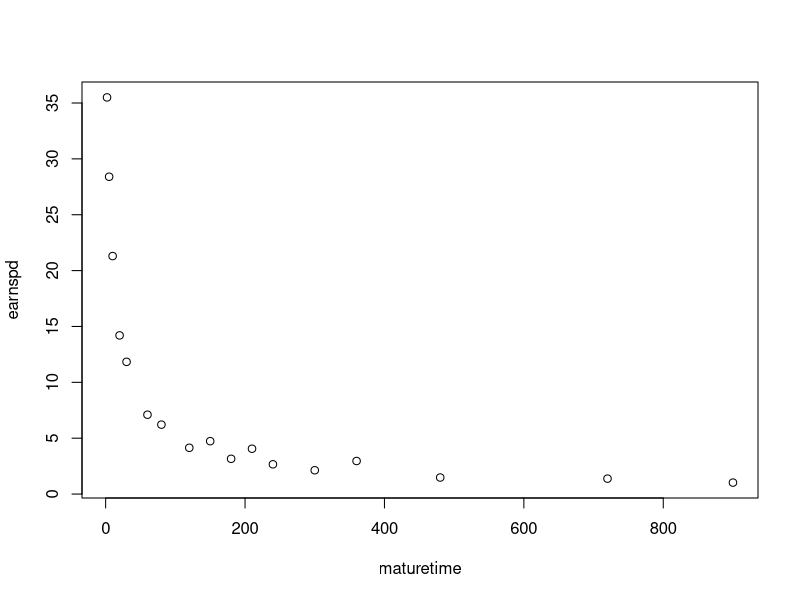
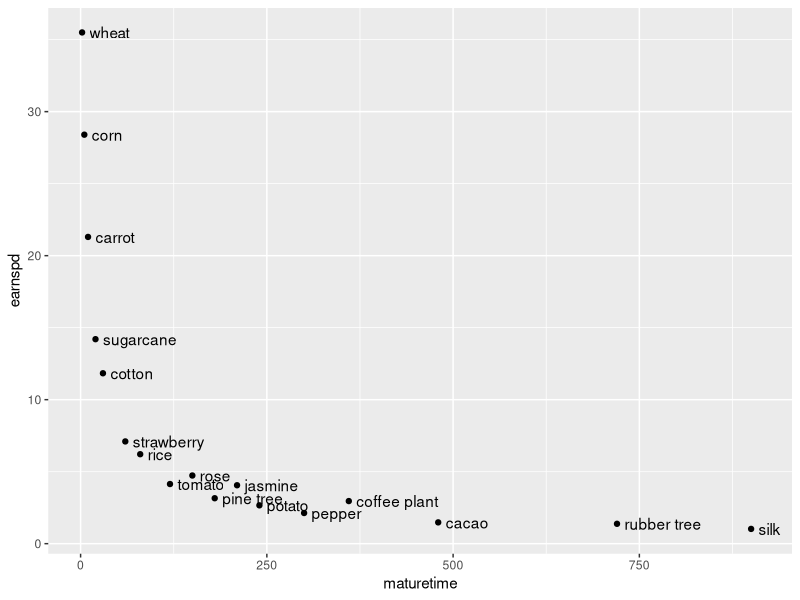
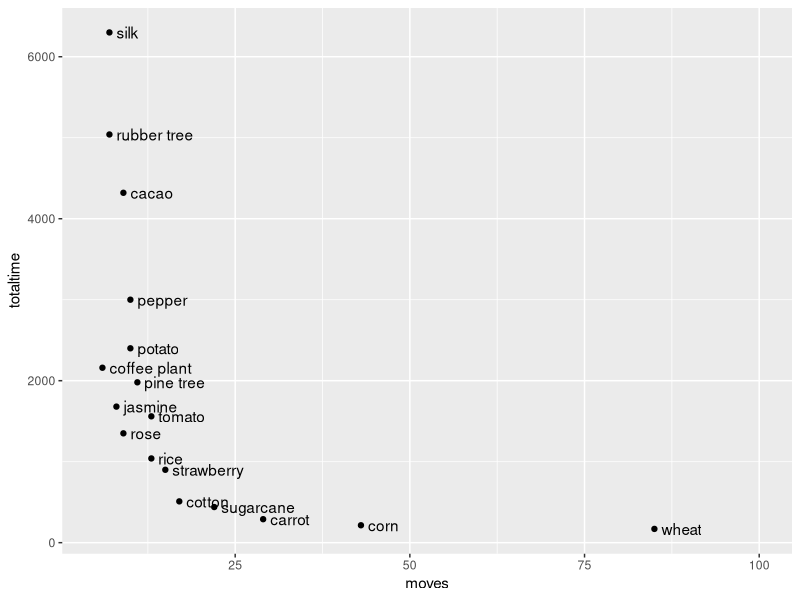

Source code (R) for these figures, in order:
install.packages("ggplot2")
library(ggplot2)

crop<-c("wheat","corn","carrot","sugarcane","cotton","strawberry","tomato","pine tree","potato","cacao","rubber tree","silk","pepper","rice","rose","jasmine","coffee plant")
seedprc<-c(0,1,2,3,4,5,6,7,8,9,15,20,11,7,18,25,33)
harvprc<-c(1,3,5,7,9,11,13,15,17,19,29,33,20,14,28,37,48)
maturetime<-c(2,5,10,20,30,60,120,180,240,480,720,900,300,80,150,210,360)
fieldnum<-71

earn_per_field=harvprc-seedprc
earn<-(harvprc-seedprc)*fieldnum
earnspd<-earn/maturetime

pricelst<-data.frame(crop,seedprc,harvprc,maturetime,earn_per_field,earn,earnspd)

pricelst[order(pricelst$maturetime),]

attach(pricelst)

plot(maturetime,earnspd)

ggplot(pricelst,aes(x=maturetime,y=earnspd))+
  geom_point()+
  geom_text(aes(x=maturetime+10,y=earnspd,label=crop),hjust=0)

shortage<-6000
moves<-ceiling(shortage/earn)
totaltime<-moves*maturetime
pricelst$moves<-moves
pricelst$totaltime<-totaltime
pricelst$totaltimett<-paste(floor(totaltime/60),"h",totaltime%%60,"min",sep = "")

ggplot(pricelst,aes(x=moves,y=totaltime))+
  geom_point()+
  geom_text(aes(x=moves+1,y=totaltime,label=crop),hjust=0)+
  xlim(5,100)


#bread
breadtime<-2+5*6*(48/12)
breadearn<-5*6*48/12
